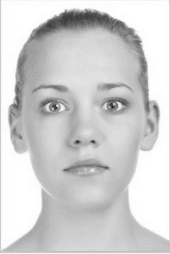
#> input picture MantillaLuis_hw2/cara_02_grisesMF.png, 170 x 254 px
$ python Fourier.py
#> lines starting #> are read from the running program, lines starting #| are printed output that depends on the picture
#Importamos los paquetes necesarios
import numpy as np
import matplotlib
matplotlib.use('Agg')
import matplotlib.pyplot as plt
from scipy.fftpack import fft, fftfreq

#Definimos la funcion sigmoid para suavizar el hibrido
def sig(x):
	return 1/(1+ np.exp(-15*x))

#Almacenamos los datos de las imagenes en arreglos con imread
imCara1 = plt.imread("cara_02_grisesMF.png")
#> imCara1 is the input picture: shape (254, 170) float32; min 0.125, max 1, mean 0.816
imCara2 = plt.imread("cara_03_grisesMF.png")
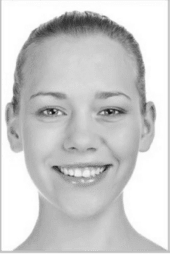
#> input picture MantillaLuis_hw2/cara_03_grisesMF.png, 170 x 254 px
#> imCara2 is the input picture: shape (254, 170) float32; min 0.0784, max 1, mean 0.803

#Sacamos Transformada de fourier con el paquete fft a ambas imagenes
transCara1 = np.fft.fft2(imCara1)
transCara2 = np.fft.fft2(imCara2)


#Reordenamos los datos de la transformada para graficarlos
transCara1Shift = np.fft.fftshift(transCara1)
transCara2Shift = np.fft.fftshift(transCara2)

plt.figure()

plt.subplot(1,2,1)
plt.title("Cara Seria")
plt.imshow(transCara1Shift.real, vmax = 100, vmin = -100)

plt.subplot(1,2,2)
plt.title("Cara Sonriendo")
plt.imshow(transCara2Shift.real, vmax = 100, vmin = -100)

plt.savefig("TransformadaAmbasCaras.png")


#Filtramos ambas imagenes y graficamos la mezcla de ambas

#usamos las frecuencias de corte que permitan ver mejor nuestra imagen (en el pdf toman como corte de pasabajas 16, pero con 16 nuestra imagen sigue estando muy detallada, con 27 sale como nos gustaria que estuviera))
pasaAltas = transCara1*sig(-(np.abs(transCara1) - 24))
#> in sig, `return 1/(1+ np.exp(-15*x))`:
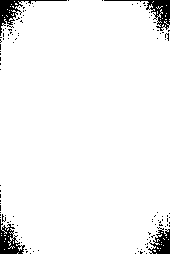
#> returned value: shape (254, 170) float64; min 0, max 1, mean 0.956
pasaBajas = transCara2*sig(np.abs(transCara2)-27)
#> in sig (call 2), `return 1/(1+ np.exp(-15*x))`:
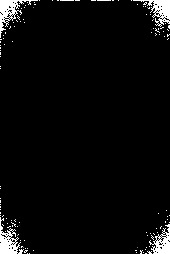
#> returned value: shape (254, 170) float64; min 1.55e-176, max 1, mean 0.0394

#aqui defini el filtro total como la suma pero no nos permite alinear la imagen, es mejor despues de transformar cada filtro por separado y ahi manejar el tamanio de los arreglos y jugar con sus pesos, esto lo usamos para graficar la transformada de ambas imagenes sumadas
filtro = pasaAltas +pasaBajas


#Podriamos usar el siguiente codigo como filtro pero viene mejor suavizarlo y tomar el corte en distintos puntos las frecuencias especificadas en http://cvcl.mit.edu/publications/OlivaTorralb_Hybrid_Siggraph06.pdf
#np.where(np.abs(transCara1)<24, transCara1, transCara2)


plt.figure()
plt.title("Cara Hibrida")
plt.imshow((np.fft.fftshift(filtro)).real, vmax = 100, vmin = -100)
plt.savefig("TransformadaHibrida.png")
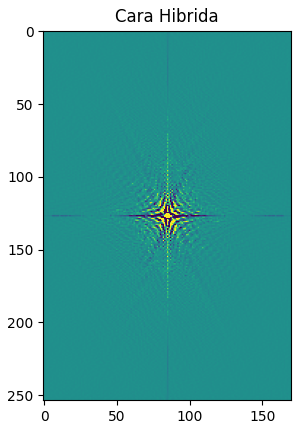
#> figure drawn by matplotlib, 1 panel


#Hallamos la transformada inversa de la transformada hibrida y la graficamos


#grafica del pasaAltas
caraPasaAltas = np.fft.ifft2(pasaAltas)
plt.figure()
plt.axis('off')
plt.imshow(-caraPasaAltas.real, cmap = 'Greys')
plt.savefig("CaraPasaAltas.png")
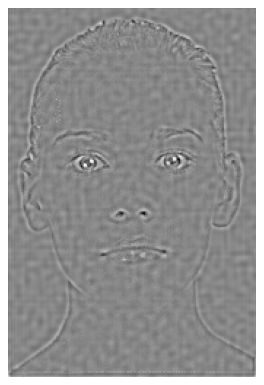
#> figure drawn by matplotlib, 1 panel

#grafica del pasaAltas
caraPasaBajas = np.fft.ifft2(pasaBajas)
plt.figure()
plt.axis('off')
plt.imshow(-caraPasaBajas.real, cmap = 'Greys')
plt.savefig("CaraPasaBajas.png")
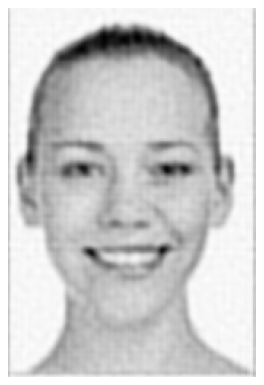
#> figure drawn by matplotlib, 1 panel


#graficamos ambas caras y corregimos la posicion para que los ojos de ambas imagenes cuadren (jugamos con los pesos para tener un mejor resultado)
caraHibrida =0.8*caraPasaBajas[-250:,:165]+5*caraPasaAltas[:250,-165:]
plt.figure()
plt.axis('off')
plt.imshow(-caraHibrida.real, cmap = 'Greys')

#uso esto para poner un poco mas clara la imagen
plt.clim(-1.6,1.5)
plt.savefig("CaraHibrida.png")
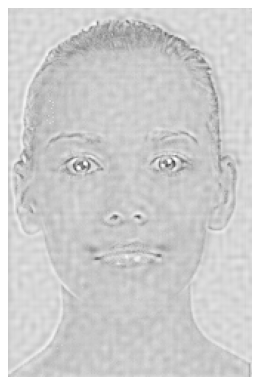
#> figure drawn by matplotlib, 1 panel


#explicacion del warning por usar la exponencial
print("Este warning sale ya que uso una exponencial para el filtro y se estan calculando valores de la exponencial muy altos, pero para nuestros fines, la funcion sigmond del filtro toma valores de exactamente 0 cuando llega al overflow")
